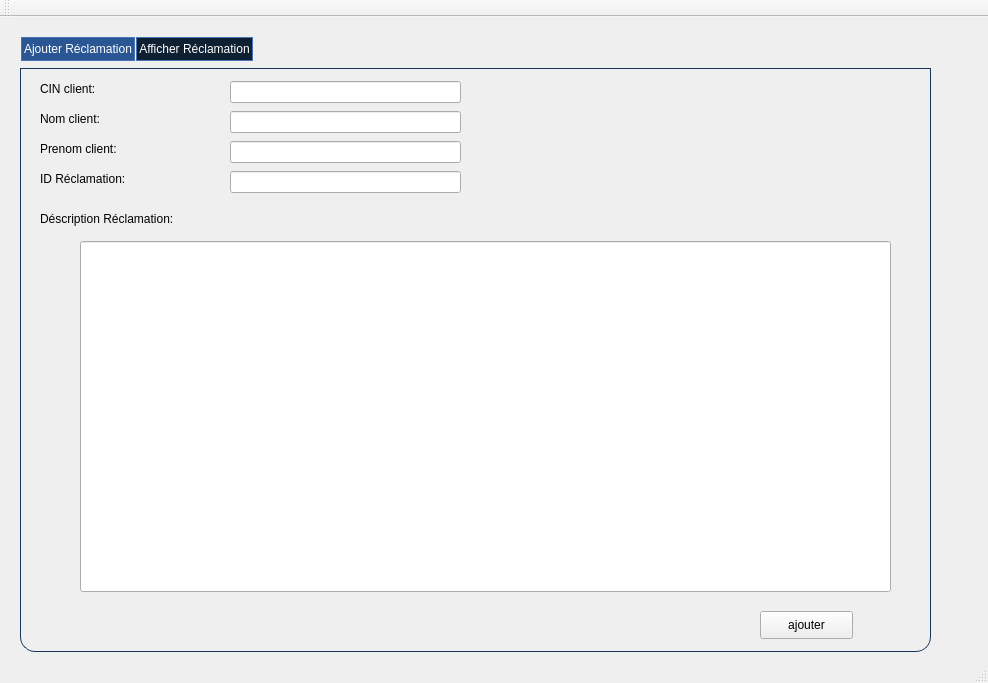
<?xml version="1.0" encoding="UTF-8"?>
<ui version="4.0">
 <class>MainWindow</class>
 <widget class="QMainWindow" name="MainWindow">
  <property name="geometry">
   <rect>
    <x>0</x>
    <y>0</y>
    <width>988</width>
    <height>683</height>
   </rect>
  </property>
  <property name="windowTitle">
   <string>Gestion des Réclamations</string>
  </property>
  <property name="styleSheet">
   <string notr="true">QWidget#PageCompositeControlWidget
{
border-left: 1px solid #a0a0a0;
border-bottom: 1px solid #a0a0a0;
border-right: 1px solid #a0a0a0;
margin: 0px;
padding: 10px;
background: rgb(210, 221, 239);
}</string>
  </property>
  <widget class="QWidget" name="centralWidget">
   <widget class="QTabWidget" name="tabWidget">
    <property name="geometry">
     <rect>
      <x>20</x>
      <y>20</y>
      <width>941</width>
      <height>651</height>
     </rect>
    </property>
    <property name="styleSheet">
     <string notr="true">QTabWidget {  
    background-color:#0f2033;
    border-top: 2px solid #C2C7CB;  
} 
QTabWidget::pane { /* The tab widget frame */  
    border-top: 0px solid #C2C7CB;  
} 
 /* Style the tab using the tab sub-control. Note that 
    it reads QTabBar _not_ QTabWidget */  
QTabBar::tab {  
    background-color:#0f2033;
    border: 1px solid #4973b4;  
    min-width: 100px; 
    min-height:22px;
    padding: 0px  2px; 
    color: rgb(255, 255, 255);
    margin-left: 1px;
    font: 75 8pt &quot; Microsoft YaHei &quot;;
}  
  
QTabBar::tab:selected, QTabBar::tab:hover {  
    background-color: rgb(42,87,147);
    margin-top: 0px;
    
}  
  
QTabBar::tab:selected {  
    
    background-image: url(:/Images/Tab_Hover.png);
    
} 
  
QTabBar::tab:!selected {  
    margin-top: 0px; /* make non-selected tabs look smaller */  
}  </string>
    </property>
    <property name="currentIndex">
     <number>0</number>
    </property>
    <widget class="QWidget" name="Ajouter">
     <attribute name="title">
      <string>Ajouter Réclamation</string>
     </attribute>
     <widget class="QGroupBox" name="groupBox">
      <property name="geometry">
       <rect>
        <x>0</x>
        <y>-20</y>
        <width>911</width>
        <height>611</height>
       </rect>
      </property>
      <property name="styleSheet">
       <string notr="true">QGroupBox {
    border: 1px solid gray;
    border-color: #FF17365D;
    margin-top: 27px;
    font-size: 14px;
    border-bottom-left-radius: 15px;
    border-bottom-right-radius: 15px;
}

QGroupBox::title {
    subcontrol-origin: margin;
    subcontrol-position: top center;
    border-top-left-radius: 15px;
    border-top-right-radius: 15px;
    padding: 5px 150px;
    background-color: #FF17365D;
    color: rgb(255, 255, 255);
}</string>
      </property>
      <property name="title">
       <string/>
      </property>
      <widget class="QLabel" name="DescriptionR_2">
       <property name="geometry">
        <rect>
         <x>20</x>
         <y>170</y>
         <width>181</width>
         <height>16</height>
        </rect>
       </property>
       <property name="styleSheet">
        <string notr="true">QLabel {  color : black; }</string>
       </property>
       <property name="text">
        <string>Déscription Réclamation:</string>
       </property>
      </widget>
      <widget class="QLabel" name="NomC">
       <property name="geometry">
        <rect>
         <x>20</x>
         <y>70</y>
         <width>91</width>
         <height>16</height>
        </rect>
       </property>
       <property name="styleSheet">
        <string notr="true">QLabel {  color : black; }</string>
       </property>
       <property name="text">
        <string>Nom client:</string>
       </property>
      </widget>
      <widget class="QLabel" name="PrenomC">
       <property name="geometry">
        <rect>
         <x>20</x>
         <y>100</y>
         <width>101</width>
         <height>16</height>
        </rect>
       </property>
       <property name="styleSheet">
        <string notr="true">QLabel {  color : black; }</string>
       </property>
       <property name="text">
        <string>Prenom client:</string>
       </property>
      </widget>
      <widget class="QLineEdit" name="le_IDR">
       <property name="geometry">
        <rect>
         <x>210</x>
         <y>130</y>
         <width>231</width>
         <height>22</height>
        </rect>
       </property>
       <property name="styleSheet">
        <string notr="true">QLineEdit { color: red }
QLineEdit[readOnly=&quot;true&quot;] { color: gray }
QDialog QLineEdit { color: brown }</string>
       </property>
      </widget>
      <widget class="QLineEdit" name="le_nom">
       <property name="geometry">
        <rect>
         <x>210</x>
         <y>70</y>
         <width>231</width>
         <height>22</height>
        </rect>
       </property>
      </widget>
      <widget class="QLabel" name="ID">
       <property name="geometry">
        <rect>
         <x>20</x>
         <y>130</y>
         <width>101</width>
         <height>16</height>
        </rect>
       </property>
       <property name="styleSheet">
        <string notr="true">QLabel {  color : black; }</string>
       </property>
       <property name="text">
        <string>ID Réclamation:</string>
       </property>
      </widget>
      <widget class="QPushButton" name="pb_Ajouter">
       <property name="geometry">
        <rect>
         <x>740</x>
         <y>570</y>
         <width>93</width>
         <height>28</height>
        </rect>
       </property>
       <property name="styleSheet">
        <string notr="true">Ezzaouia Mohamed Amine
QPushButton {
    color: rgb(255, 255, 255);
  background-color: #FF17365D;
    border-style: outset;
    border-width: 0px;
    border-radius: 10px;
    border-color: beige;
    min-width: 10em;
    padding: 6px;
}
QPushButton:hover {
color: #fff;
    background-color: rgb(43, 163, 255);
    border-style: inset;
}
QPushButton:pressed {
    background-color: rgb(43, 163, 255);
    border-style: inset;
}</string>
       </property>
       <property name="text">
        <string>ajouter</string>
       </property>
      </widget>
      <widget class="QLineEdit" name="le_prenom">
       <property name="geometry">
        <rect>
         <x>210</x>
         <y>100</y>
         <width>231</width>
         <height>22</height>
        </rect>
       </property>
      </widget>
      <widget class="QLineEdit" name="le_Description">
       <property name="geometry">
        <rect>
         <x>60</x>
         <y>200</y>
         <width>811</width>
         <height>351</height>
        </rect>
       </property>
      </widget>
      <widget class="QLabel" name="CINC">
       <property name="geometry">
        <rect>
         <x>20</x>
         <y>40</y>
         <width>91</width>
         <height>16</height>
        </rect>
       </property>
       <property name="styleSheet">
        <string notr="true">QLabel {  color : black; }</string>
       </property>
       <property name="text">
        <string>CIN client:</string>
       </property>
      </widget>
      <widget class="QLineEdit" name="le_CIN">
       <property name="geometry">
        <rect>
         <x>210</x>
         <y>40</y>
         <width>231</width>
         <height>22</height>
        </rect>
       </property>
       <property name="styleSheet">
        <string notr="true">QLineEdit { color: red }
QLineEdit[readOnly=&quot;true&quot;] { color: gray }
QDialog QLineEdit { color: brown }</string>
       </property>
      </widget>
     </widget>
    </widget>
    <widget class="QWidget" name="Afficher">
     <attribute name="title">
      <string>Afficher Réclamation</string>
     </attribute>
     <widget class="QGroupBox" name="groupBox_2">
      <property name="geometry">
       <rect>
        <x>10</x>
        <y>-20</y>
        <width>931</width>
        <height>621</height>
       </rect>
      </property>
      <property name="styleSheet">
       <string notr="true">QGroupBox {
    border: 1px solid gray;
    border-color: #FF17365D;
    margin-top: 27px;
    font-size: 14px;
    border-bottom-left-radius: 15px;
    border-bottom-right-radius: 15px;
}

QGroupBox::title {
    subcontrol-origin: margin;
    subcontrol-position: top center;
    border-top-left-radius: 15px;
    border-top-right-radius: 15px;
    padding: 5px 150px;
    background-color: #FF17365D;
    color: rgb(255, 255, 255);
}</string>
      </property>
      <property name="title">
       <string/>
      </property>
      <widget class="QPushButton" name="Supprimer">
       <property name="geometry">
        <rect>
         <x>550</x>
         <y>580</y>
         <width>93</width>
         <height>28</height>
        </rect>
       </property>
       <property name="styleSheet">
        <string notr="true">Ezzaouia Mohamed Amine
QPushButton {
    color: rgb(255, 255, 255);
  background-color: #FF17365D;
    border-style: outset;
    border-width: 0px;
    border-radius: 10px;
    border-color: beige;
    min-width: 10em;
    padding: 6px;
}
QPushButton:hover {
color: #fff;
    background-color: rgb(43, 163, 255);
    border-style: inset;
}
QPushButton:pressed {
    background-color: rgb(43, 163, 255);
    border-style: inset;
}</string>
       </property>
       <property name="text">
        <string>Supprimer</string>
       </property>
      </widget>
      <widget class="QLineEdit" name="lineEdit">
       <property name="geometry">
        <rect>
         <x>10</x>
         <y>40</y>
         <width>471</width>
         <height>22</height>
        </rect>
       </property>
      </widget>
      <widget class="QPushButton" name="modifier">
       <property name="geometry">
        <rect>
         <x>670</x>
         <y>580</y>
         <width>93</width>
         <height>28</height>
        </rect>
       </property>
       <property name="styleSheet">
        <string notr="true">Ezzaouia Mohamed Amine
QPushButton {
    color: rgb(255, 255, 255);
  background-color: #FF17365D;
    border-style: outset;
    border-width: 0px;
    border-radius: 10px;
    border-color: beige;
    min-width: 10em;
    padding: 6px;
}
QPushButton:hover {
color: #fff;
    background-color: rgb(43, 163, 255);
    border-style: inset;
}
QPushButton:pressed {
    background-color: rgb(43, 163, 255);
    border-style: inset;
}</string>
       </property>
       <property name="text">
        <string>Modifier</string>
       </property>
      </widget>
      <widget class="QTableView" name="Reclamation">
       <property name="geometry">
        <rect>
         <x>400</x>
         <y>70</y>
         <width>501</width>
         <height>501</height>
        </rect>
       </property>
       <property name="styleSheet">
        <string notr="true"/>
       </property>
      </widget>
      <widget class="QLabel" name="DescriptionR_3">
       <property name="geometry">
        <rect>
         <x>10</x>
         <y>290</y>
         <width>181</width>
         <height>16</height>
        </rect>
       </property>
       <property name="styleSheet">
        <string notr="true">QLabel {  color : black; }</string>
       </property>
       <property name="text">
        <string>Déscription Réclamation:</string>
       </property>
      </widget>
      <widget class="QLineEdit" name="le_prenom_2">
       <property name="geometry">
        <rect>
         <x>110</x>
         <y>200</y>
         <width>231</width>
         <height>22</height>
        </rect>
       </property>
      </widget>
      <widget class="QLineEdit" name="le_Description_2">
       <property name="geometry">
        <rect>
         <x>10</x>
         <y>310</y>
         <width>371</width>
         <height>261</height>
        </rect>
       </property>
      </widget>
      <widget class="QLabel" name="ID_2">
       <property name="geometry">
        <rect>
         <x>10</x>
         <y>120</y>
         <width>101</width>
         <height>16</height>
        </rect>
       </property>
       <property name="styleSheet">
        <string notr="true">QLabel {  color : black; }</string>
       </property>
       <property name="text">
        <string>ID Réclamation:</string>
       </property>
      </widget>
      <widget class="QLineEdit" name="le_nom_2">
       <property name="geometry">
        <rect>
         <x>110</x>
         <y>160</y>
         <width>231</width>
         <height>22</height>
        </rect>
       </property>
      </widget>
      <widget class="QLineEdit" name="le_IDR_2">
       <property name="geometry">
        <rect>
         <x>110</x>
         <y>120</y>
         <width>231</width>
         <height>22</height>
        </rect>
       </property>
      </widget>
      <widget class="QLineEdit" name="le_CIN_2">
       <property name="geometry">
        <rect>
         <x>110</x>
         <y>250</y>
         <width>231</width>
         <height>22</height>
        </rect>
       </property>
      </widget>
      <widget class="QLabel" name="NomC_2">
       <property name="geometry">
        <rect>
         <x>10</x>
         <y>160</y>
         <width>91</width>
         <height>16</height>
        </rect>
       </property>
       <property name="styleSheet">
        <string notr="true">QLabel {  color : black; }</string>
       </property>
       <property name="text">
        <string>Nom client:</string>
       </property>
      </widget>
      <widget class="QLabel" name="PrenomC_2">
       <property name="geometry">
        <rect>
         <x>10</x>
         <y>200</y>
         <width>101</width>
         <height>16</height>
        </rect>
       </property>
       <property name="styleSheet">
        <string notr="true">QLabel {  color : black; }</string>
       </property>
       <property name="text">
        <string>Prenom client:</string>
       </property>
      </widget>
      <widget class="QLabel" name="CINC_2">
       <property name="geometry">
        <rect>
         <x>10</x>
         <y>250</y>
         <width>91</width>
         <height>16</height>
        </rect>
       </property>
       <property name="styleSheet">
        <string notr="true">QLabel {  color : black; }</string>
       </property>
       <property name="text">
        <string>CIN client:</string>
       </property>
      </widget>
      <widget class="QPushButton" name="recuperer">
       <property name="geometry">
        <rect>
         <x>790</x>
         <y>580</y>
         <width>93</width>
         <height>28</height>
        </rect>
       </property>
       <property name="styleSheet">
        <string notr="true">Ezzaouia Mohamed Amine
QPushButton {
    color: rgb(255, 255, 255);
  background-color: #FF17365D;
    border-style: outset;
    border-width: 0px;
    border-radius: 10px;
    border-color: beige;
    min-width: 10em;
    padding: 6px;
}
QPushButton:hover {
color: #fff;
    background-color: rgb(43, 163, 255);
    border-style: inset;
}
QPushButton:pressed {
    background-color: rgb(43, 163, 255);
    border-style: inset;
}</string>
       </property>
       <property name="text">
        <string>Récuperer</string>
       </property>
      </widget>
      <widget class="QPushButton" name="loaddata">
       <property name="geometry">
        <rect>
         <x>410</x>
         <y>580</y>
         <width>111</width>
         <height>28</height>
        </rect>
       </property>
       <property name="styleSheet">
        <string notr="true">Ezzaouia Mohamed Amine
QPushButton {
    color: rgb(255, 255, 255);
  background-color: #FF17365D;
    border-style: outset;
    border-width: 0px;
    border-radius: 10px;
    border-color: beige;
    min-width: 10em;
    padding: 6px;
}
QPushButton:hover {
color: #fff;
    background-color: rgb(43, 163, 255);
    border-style: inset;
}
QPushButton:pressed {
    background-color: rgb(43, 163, 255);
    border-style: inset;
}</string>
       </property>
       <property name="text">
        <string>charger données</string>
       </property>
      </widget>
      <widget class="QPushButton" name="exporter">
       <property name="geometry">
        <rect>
         <x>520</x>
         <y>40</y>
         <width>93</width>
         <height>28</height>
        </rect>
       </property>
       <property name="styleSheet">
        <string notr="true">Ezzaouia Mohamed Amine
QPushButton {
    color: rgb(255, 255, 255);
  background-color: #FF17365D;
    border-style: outset;
    border-width: 0px;
    border-radius: 10px;
    border-color: beige;
    min-width: 10em;
    padding: 6px;
}
QPushButton:hover {
color: #fff;
    background-color: rgb(43, 163, 255);
    border-style: inset;
}
QPushButton:pressed {
    background-color: rgb(43, 163, 255);
    border-style: inset;
}</string>
       </property>
       <property name="text">
        <string>exporter</string>
       </property>
      </widget>
      <widget class="QRadioButton" name="trinomASC">
       <property name="geometry">
        <rect>
         <x>20</x>
         <y>90</y>
         <width>97</width>
         <height>20</height>
        </rect>
       </property>
       <property name="text">
        <string>tri nom ASC</string>
       </property>
      </widget>
      <widget class="QRadioButton" name="trinomDESC">
       <property name="geometry">
        <rect>
         <x>120</x>
         <y>90</y>
         <width>111</width>
         <height>20</height>
        </rect>
       </property>
       <property name="text">
        <string>tri nom DESC</string>
       </property>
      </widget>
     </widget>
    </widget>
   </widget>
  </widget>
  <widget class="QToolBar" name="mainToolBar">
   <attribute name="toolBarArea">
    <enum>TopToolBarArea</enum>
   </attribute>
   <attribute name="toolBarBreak">
    <bool>false</bool>
   </attribute>
  </widget>
  <widget class="QStatusBar" name="statusBar"/>
 </widget>
 <layoutdefault spacing="6" margin="11"/>
 <resources/>
 <connections/>
</ui>
